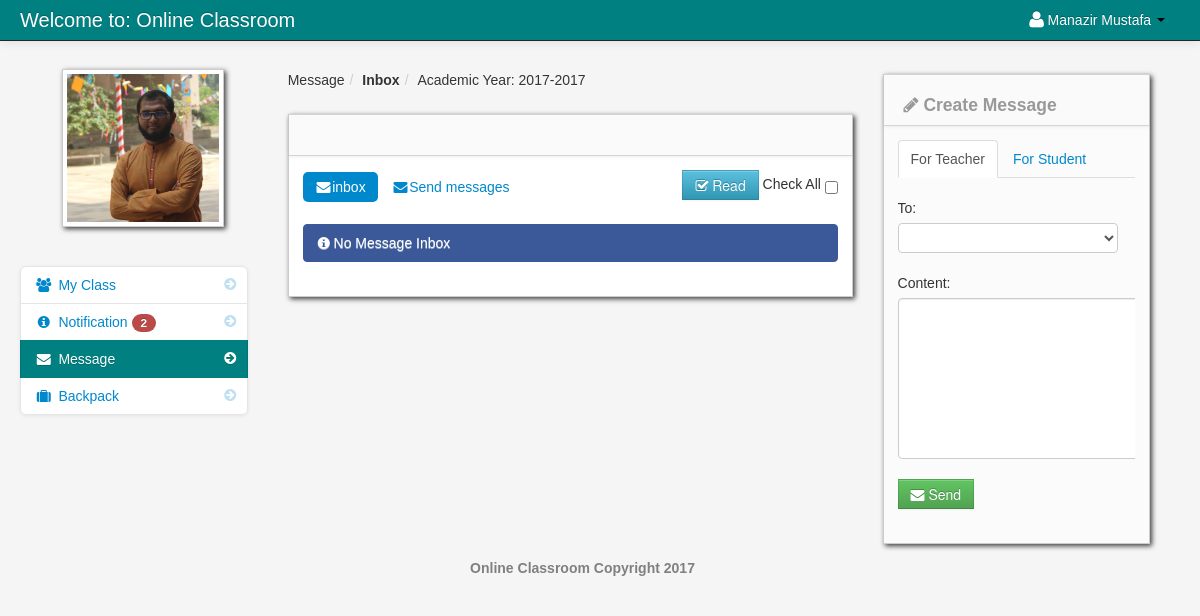
Screenshot of /student_message.php (signed in) with the database file from the repository.
### tables this page shows
CREATE TABLE `student` (
  `student_id` int(11) NOT NULL,
  `firstname` varchar(100) NOT NULL,
  `lastname` varchar(100) NOT NULL,
  `class_id` int(11) NOT NULL,
  `username` varchar(100) NOT NULL,
  `password` varchar(100) NOT NULL,
  `email` varchar(100) NOT NULL,
  `contact_number` int(12) NOT NULL,
  `location` varchar(100) NOT NULL,
  `status` varchar(100) NOT NULL
);

CREATE TABLE `school_year` (
  `school_year_id` int(11) NOT NULL,
  `school_year` varchar(100) NOT NULL
);

### session.php (called while the page is built, shortened)
<?php
$session_id=$_SESSION['id'];
?>

### count.php (called while the page is built)
<?php
	$school_year_query = mysql_query("select * from school_year order by school_year DESC")or die(mysql_error());
	$school_year_query_row = mysql_fetch_array($school_year_query);
	$school_year = $school_year_query_row['school_year'];
	?>
	<?php $query_yes = mysql_query("select * from teacher_class_student
LEFT JOIN teacher_class ON teacher_class.teacher_class_id = teacher_class_student.teacher_class_id
LEFT JOIN class ON class.class_id = teacher_class.class_id
LEFT JOIN teacher ON teacher.teacher_id = teacher_class_student.teacher_id
JOIN notification ON notification.teacher_class_id = teacher_class.teacher_class_id
where teacher_class_student.student_id = '$session_id' and school_year = '$school_year'   order by notification.date_of_notification DESC
")or die(mysql_error());
$count_no = mysql_num_rows($query_yes);
         ?>
<?php $query_no = mysql_query("select * from notification
LEFT JOIN notification_read ON notification_read.notification_id = notification.notification_id
where notification_read.student_id  = '$session_id'
")or die(mysql_error());
$count_yes = mysql_num_rows($query_no);
         ?>
<?php $not_read = $count_no -  $count_yes; ?>

### student_message.php (the view, shortened to what this page needs)
<?php include('header_dashboard.php'); ?>
<?php include('session.php'); ?>
<body>
		<?php include('navbar_student.php'); ?>
        <div class="container-fluid">
            <div class="row-fluid">
				<?php include('student_message_sidebar.php'); ?>
               <div class="span6" id="content">
                     <div class="row-fluid">
					     <ul class="breadcrumb">
								<?php
								$school_year_query = mysql_query("select * from school_year order by school_year DESC")or die(mysql_error());
								$school_year_query_row = mysql_fetch_array($school_year_query);
								?>
								<li><a href="#">Message</a><span class="divider">/</span></li>
								<li><a href="#"><b>Inbox</b></a><span class="divider">/</span></li>
								<li><a href="#">Academic Year: <?php echo $school_year_query_row['school_year']; ?></a></li>
						</ul>
                        <div id="block_bg" class="block">
                            <div class="navbar navbar-inner block-header">
                            </div>
                            <div class="block-content collapse in">
                                <div class="span12">
								<form action="read_message.php" method="post">
										<div class="pull-right">
											<button class="btn btn-info" name="read"><i class="icon-check"></i> Read</button>
							Check All <input type="checkbox"  name="selectAll" id="checkAll" />
										</div>
										<ul class="nav nav-pills">
										<li class="active"><a href="student_message.php"><i class="icon-envelope-alt"></i>inbox</a></li>
										<li class=""><a href="sent_message_student.php"><i class="icon-envelope-alt"></i>Send messages</a></li>
										</ul>
									<?php
								 $query_announcement = mysql_query("select * from message
																	LEFT JOIN student ON student.student_id = message.sender_id
																	where  message.reciever_id = '$session_id' order by date_sended DESC
																	")or die(mysql_error());
								$count_my_message = mysql_num_rows($query_announcement);
								if ($count_my_message != '0'){
								 while($row = mysql_fetch_array($query_announcement)){
								 $id = $row['message_id'];
								 								 $id_2 = $row['message_id'];
								 $status = $row['message_status'];
								 $sender_id = $row['sender_id'];
								 $sender_name = $row['sender_name'];
								 $reciever_name = $row['reciever_name'];
								 ?>
											<div class="post"  id="del<?php echo $id; ?>">
											<div class="message_content">
											<?php echo $row['content']; ?>
											</div>
											<div class="pull-right">
											<?php if ($status == 'read'){
											}else{ ?>
											<input id="" class="" name="selector[]" type="checkbox" value="<?php echo $id; ?>">
											<?php } ?>
											</div>
													<hr>
											Send by: <strong><?php echo $row['sender_name']; ?></strong>
											<i class="icon-calendar"></i> <?php echo $row['date_sended']; ?>
														<div class="pull-right">
															<a class="btn btn-link"  href="#reply<?php echo $id; ?>" data-toggle="modal" ><i class="icon-reply"></i> Reply </a>
														</div>
													<div class="pull-right">
													<a class="btn btn-link"  href="#<?php echo $id; ?>" data-toggle="modal" ><i class="icon-remove"></i> Remove </a>
													<?php include("remove_inbox_message_modal.php"); ?>
													<?php include("reply_inbox_message_modal_student.php"); ?>
													</div>
											</div>
								<?php }}else{ ?>
								<div class="alert alert-info"><i class="icon-info-sign"></i> No Message Inbox</div>
								<?php } ?>
								</form>
                                </div>
                            </div>
                        </div>
                    </div>
                </div>
				<?php include('create_message_student.php') ?>
            </div>
		<?php include('footer.php'); ?>
        </div>
		<?php include('script.php'); ?>
    </body>
</html>

### navbar_student.php (shortened to what this page needs)
<div class="navbar navbar-fixed-top navbar-inverse">
        <div class="navbar-inner">
            <div class="container-fluid">
                <a class="brand" href="dashboard_student.php">Welcome to: Online Classroom</a>
					<div class="nav-collapse collapse">
						<ul class="nav pull-right">
							<?php $query= mysql_query("select * from student where student_id = '$session_id'")or die(mysql_error());
									$row = mysql_fetch_array($query);
							?>
							<li class="dropdown">
								<a href="#" role="button" class="dropdown-toggle" data-toggle="dropdown"> <i class="icon-user icon-large"></i><?php echo $row['firstname']." ".$row['lastname'];  ?> <i class="caret"></i></a>
							</li>
						</ul>
					</div>
            </div>
        </div>
</div>

### student_message_sidebar.php (shortened to what this page needs)
<div class="span3" id="sidebar">
					<img id="avatar" class="img-polaroid" src="admin/<?php echo $row['location']; ?>">
					<?php include('count.php'); ?>
		<ul class="nav nav-list bs-docs-sidenav nav-collapse collapse">
			<li class=""><a href="dashboard_student.php"><i class="icon-chevron-right"></i><i class="icon-group"></i>&nbsp;My Class</a></li>
			<li class="">
				<a href="student_notification.php"><i class="icon-chevron-right"></i><i class="icon-info-sign"></i>&nbsp;Notification
				<?php if($not_read == '0'){
				}else{ ?>
					<span class="badge badge-important"><?php echo $not_read; ?></span>
				<?php } ?>
				</a>
			</li>
			<li class="active">
			<a href="student_message.php"><i class="icon-chevron-right"></i><i class="icon-envelope-alt"></i>&nbsp;Message
			</a>
			</li>
			 <li class=""><a href="backpack.php"><i class="icon-chevron-right"></i><i class="icon-suitcase"></i>&nbsp;Backpack</a></li>
		</ul>
</div>

### admin/assets/styles.css (style rules this page uses)
body { padding-top: 60px; padding-bottom: 40px; background-color: #f5f5f5; }
#content { margin-left:0px; }
.breadcrumb { margin: 0 0 0px; padding: 10px 0px; background-color: transparent; }
.block { background: url("../images/pixel-60fff.png") repeat scroll 0 0 rgba(0, 0, 0, 0) !important; border: 1px solid #ccc; background: white; margin: 1em 0em; border-top: none; -webkit-box-shadow: 2px 2px 5px rgba(0, 0, 6, 0.75); -moz-box-shadow: 2px 2px 5px rgba(0, 0, 6, 0.75); box-shadow: 2px 2px 5px rgba(0, 0, 6, 0.75); }
.block-content { margin: 1em; min-height: .25em; }
.block-header { margin-bottom: 0px; border-right: none; border-left: none; -webkit-border-radius: 0px; -moz-border-radius: 0px; border-radius: 0px; }
.bs-docs-sidenav { max-width: 228px; margin: 30px 0 0; padding: 0; background-color: #fff; -webkit-border-radius: 6px; -moz-border-radius: 6px; border-radius: 6px; -webkit-box-shadow: 0 1px 4px rgba(0,0,0,.065); -moz-box-shadow: 0 1px 4px rgba(0,0,0,.065); box-shadow: 0 1px 4px rgba(0,0,0,.065); }
.bs-docs-sidenav > li > a { display: block; width: 190px \9; margin: 0 0 -1px; padding: 8px 14px; border: 1px solid #e5e5e5; }
.bs-docs-sidenav > li:first-child > a { -webkit-border-radius: 6px 6px 0 0; -moz-border-radius: 6px 6px 0 0; border-radius: 6px 6px 0 0; }
.bs-docs-sidenav > li:last-child > a { -webkit-border-radius: 0 0 6px 6px; -moz-border-radius: 0 0 6px 6px; border-radius: 0 0 6px 6px; }
.bs-docs-sidenav > .active > a { position: relative; z-index: 2; padding: 9px 15px; border: 0; text-shadow: 0 1px 0 rgba(0,0,0,.15); -webkit-box-shadow: inset 1px 0 0 rgba(0,0,0,.1), inset -1px 0 0 rgba(0,0,0,.1); -moz-box-shadow: inset 1px 0 0 rgba(0,0,0,.1), inset -1px 0 0 rgba(0,0,0,.1); box-shadow: inset 1px 0 0 rgba(0,0,0,.1), inset -1px 0 0 rgba(0,0,0,.1); }
.bs-docs-sidenav .icon-chevron-right { float: right; margin-top: 2px; margin-right: -6px; opacity: .25; }
.bs-docs-sidenav .active .icon-chevron-right, .bs-docs-sidenav .active a:hover .icon-chevron-right { opacity: 1; }

### rows the page displays
student: firstname "Manazir", lastname "Mustafa", location (picture)
school_year: school_year "2017-2017"

### other values shown
$not_read "2"
